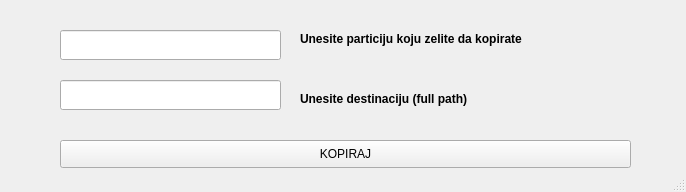
<?xml version="1.0" encoding="UTF-8"?>
<ui version="4.0">
 <class>MainWindow</class>
 <widget class="QMainWindow" name="MainWindow">
  <property name="geometry">
   <rect>
    <x>0</x>
    <y>0</y>
    <width>686</width>
    <height>192</height>
   </rect>
  </property>
  <property name="windowTitle">
   <string>MainWindow</string>
  </property>
  <widget class="QWidget" name="centralwidget">
   <widget class="QLabel" name="label">
    <property name="geometry">
     <rect>
      <x>300</x>
      <y>30</y>
      <width>321</width>
      <height>18</height>
     </rect>
    </property>
    <property name="font">
     <font>
      <weight>75</weight>
      <bold>true</bold>
     </font>
    </property>
    <property name="text">
     <string>Unesite particiju koju zelite da kopirate</string>
    </property>
    <property name="margin">
     <number>-1</number>
    </property>
   </widget>
   <widget class="QLabel" name="label_2">
    <property name="geometry">
     <rect>
      <x>300</x>
      <y>90</y>
      <width>281</width>
      <height>18</height>
     </rect>
    </property>
    <property name="font">
     <font>
      <weight>75</weight>
      <bold>true</bold>
     </font>
    </property>
    <property name="text">
     <string>Unesite destinaciju (full path)</string>
    </property>
   </widget>
   <widget class="QLineEdit" name="lineEdit">
    <property name="geometry">
     <rect>
      <x>60</x>
      <y>30</y>
      <width>221</width>
      <height>30</height>
     </rect>
    </property>
   </widget>
   <widget class="QLineEdit" name="lineEdit_2">
    <property name="geometry">
     <rect>
      <x>60</x>
      <y>80</y>
      <width>221</width>
      <height>30</height>
     </rect>
    </property>
   </widget>
   <widget class="QPushButton" name="pushButton">
    <property name="geometry">
     <rect>
      <x>60</x>
      <y>140</y>
      <width>571</width>
      <height>28</height>
     </rect>
    </property>
    <property name="text">
     <string>KOPIRAJ</string>
    </property>
   </widget>
  </widget>
  <widget class="QStatusBar" name="statusbar"/>
 </widget>
 <resources/>
 <connections/>
</ui>
